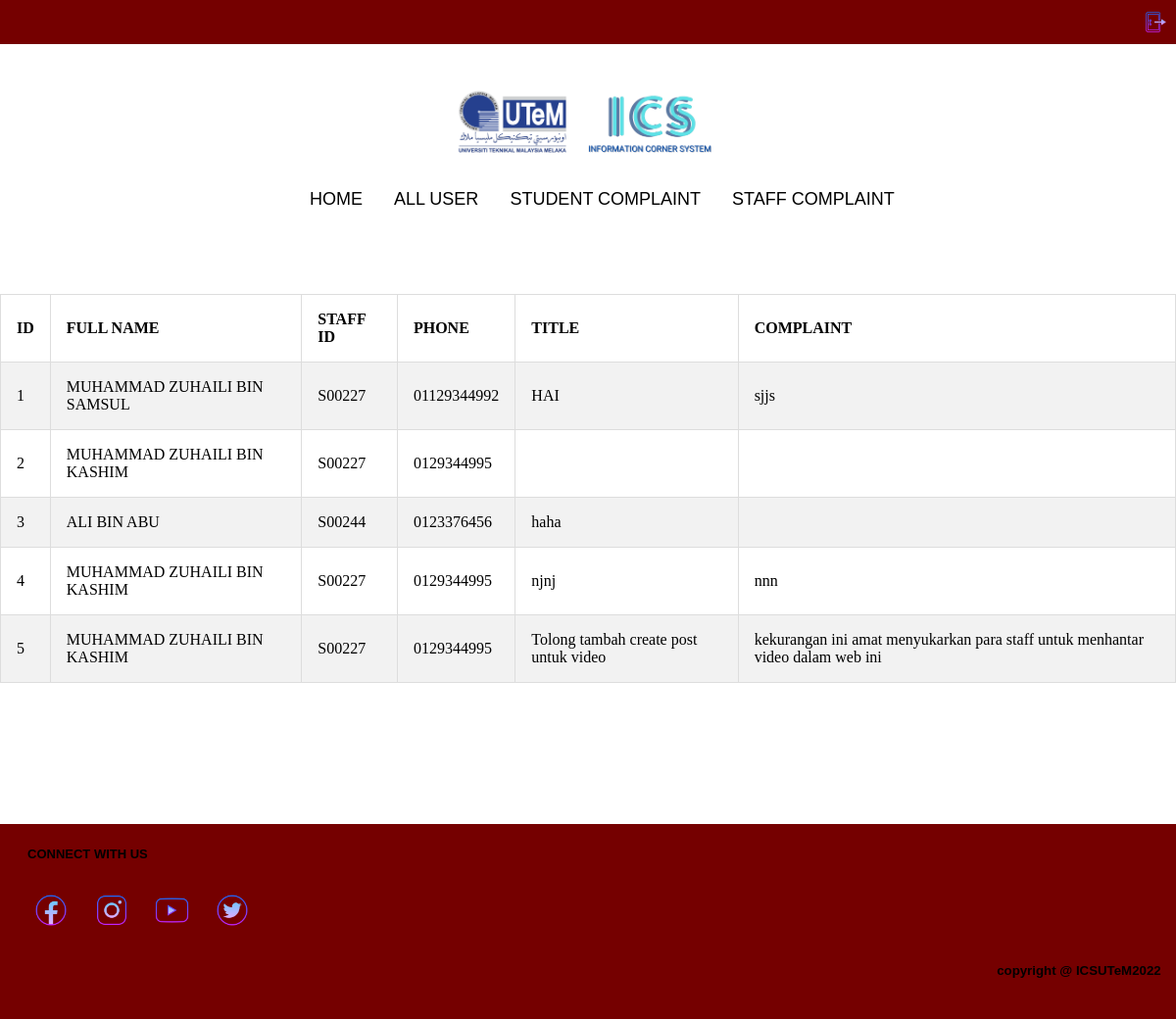
The app's page /cst.php with its own data.
### tables this page shows
CREATE TABLE `staffcomplaint` (
  `id` int(11) NOT NULL,
  `st_name` varchar(100) NOT NULL,
  `st_id` varchar(10) NOT NULL,
  `phone` varchar(20) NOT NULL,
  `title` varchar(300) NOT NULL,
  `complaint` varchar(50000) NOT NULL
);

### cst.php (the view, shortened to what this page needs)
<link rel="stylesheet" href="css/adminP1.css">
<?php
include ('database/connect.php');
include("headAdmin.php");
?>
<table border="1" cellpadding="5" cellspacing="5" align="center" class="data1" >
        <tr style=" font-weight:bolder;">
        <td> ID </td>
        <td> FULL NAME </td>
        <td> STAFF ID </td>
        <td> PHONE </td>
        <td> TITLE </td>
        <td> COMPLAINT </td>
        </tr>
        <?php
       $sql= "SELECT * FROM staffcomplaint ";
       $result = $conn->query($sql);
       if ($result->num_rows > 0) {
         while($row = $result->fetch_assoc()) {
            echo "<tr><td>".$row['id']. "</td>";
            echo "<td>".$row['st_name']. "</td>";
            echo "<td>".$row['st_id']. "</td>";
            echo "<td>".$row['phone']. "</td>";
            echo "<td>".$row['title']."</td>";
            echo "<td>".$row['complaint']."</td>";
            echo "</tr>";
        }
      }
echo"</table>";
?>
 <footer>
  <?php
    include("footerAdmin.php");
  ?>
</footer>

### css/adminP1.css (style rules this page uses)
body { margin: 0%; }
footer { background-color: rgb(117, 0, 0); padding: 10px; margin-left: auto; margin-right: auto; }
table.data1 { border-collapse: collapse; border-spacing: 0; width: 100%; border: 1px solid #ddd; }
table.data1 tr, table.data1 td { text-align: left; padding: 16px; }
table.data1 tr:nth-child(even) { background-color: #f2f2f2; }

### records on screen
staffcomplaint: id "1", st_name "MUHAMMAD ZUHAILI BIN SAMSUL", st "S00227", phone "01129344992", title "HAI", complaint "sjjs"
staffcomplaint: id "2", st_name "MUHAMMAD ZUHAILI BIN KASHIM", st "S00227", phone "0129344995"
staffcomplaint: id "3", st_name "ALI BIN ABU", st "S00244", phone "0123376456", title "haha"
staffcomplaint: id "4", st_name "MUHAMMAD ZUHAILI BIN KASHIM", st "S00227", phone "0129344995", title "njnj", complaint "nnn"
staffcomplaint: id "5", st_name "MUHAMMAD ZUHAILI BIN KASHIM", st "S00227", phone "0129344995", title "Tolong tambah create post untuk video", complaint "kekurangan ini amat menyukarkan para staff untuk menhantar video dalam web ini"
